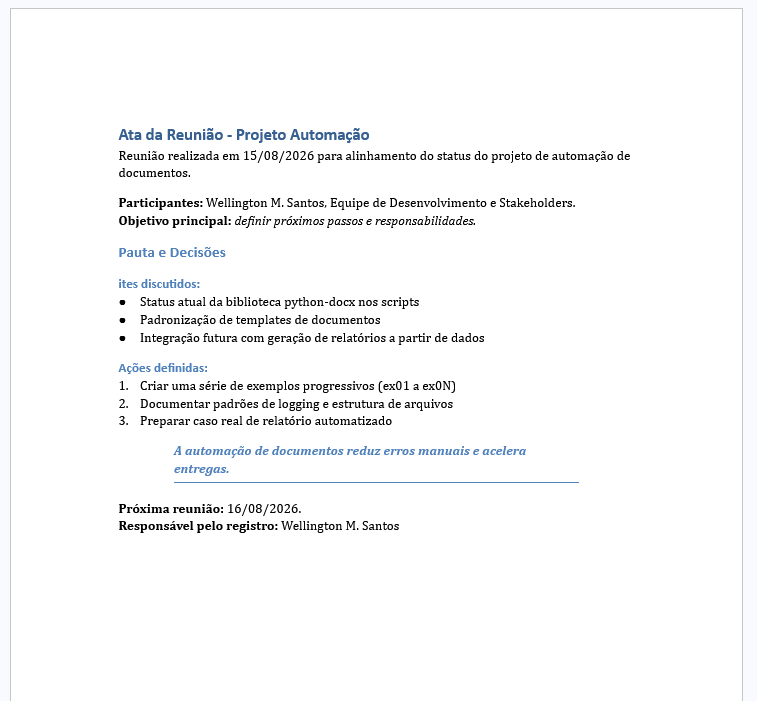

Write the Python code that produced this figure.
"""
Formatação de textos e criação de listas

Objetivo:
    Aprendar a formatar palavras específicas (negrito/italico) e criar listas.
    

Autor:
    Wellington M Santos
"""
# BIBLIOTECAS
from docx import Document
from loguru import logger

# CONFIGURAÇÕES
BULLET  = 'List Bullet'
NUMBER = 'List Number'

# MAIN
def main():
    logger.info('Configurando a criação documento word')
    doc = Document()

    # titulo
    doc.add_heading('Ata da Reunião - Projeto Automação', 1)

    # paragrafo simples
    doc.add_paragraph('Reunião realizada em 15/08/2026 para alinhamento do status do projeto de automação de documentos.')

    # paragrafo com rusn
    paragrafo = doc.add_paragraph()
    paragrafo.add_run('Participantes: ').bold=True
    paragrafo.add_run('Wellington M. Santos, Equipe de Desenvolvimento e Stakeholders.\n')
    paragrafo.add_run('Objetivo principal: ').bold=True
    paragrafo.add_run('definir próximos passos e responsabilidades.').italic=True

    # subtitulo
    doc.add_heading('Pauta e Decisões', 2)

    # lista com marcadores
    doc.add_heading('ites discutidos: ', 3)
    doc.add_paragraph('Status atual da biblioteca python-docx nos scripts', style=BULLET)
    doc.add_paragraph('Padronização de templates de documentos', style=BULLET)
    doc.add_paragraph('Integração futura com geração de relatórios a partir de dados', style=BULLET)

    # lista numerada
    doc.add_heading('Ações definidas: ', 3)
    doc.add_paragraph('Criar uma série de exemplos progressivos (ex01 a ex0N)', style=NUMBER)
    doc.add_paragraph('Documentar padrões de logging e estrutura de arquivos', style=NUMBER)
    doc.add_paragraph('Preparar caso real de relatório automatizado', style=NUMBER)

    # paragrafo de citacao
    doc.add_paragraph('A automação de documentos reduz erros manuais e acelera entregas.', style='Intense Quote')

    # paragrafo final
    p_final = doc.add_paragraph()
    p_final.add_run('Próxima reunião: ').bold=True
    p_final.add_run('16/08/2026.\n')
    p_final.add_run('Responsável pelo registro: ').bold=True
    p_final.add_run('Wellington M. Santos')

    doc.save('ex02.docx')

if __name__ == '__main__':
    main()
